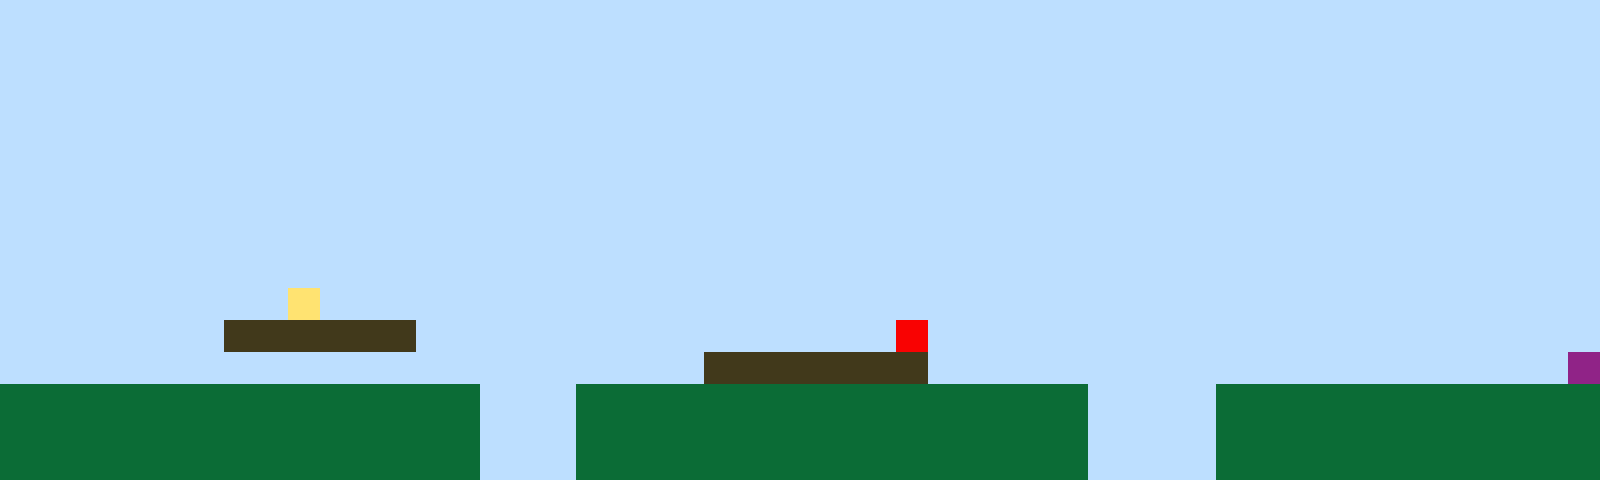

Below is a game level as drawn by its tile map, then a one-line description and the .tmx file that defines it, in full:
An orthogonal 50x15 tile map with 32x32 px tiles, 1 tile layer (Tile Layer 1).

<map version="1.10" tiledversion="1.11.2" orientation="orthogonal" renderorder="right-up" width="50" height="15" tilewidth="32" tileheight="32" infinite="0" nextlayerid="2" nextobjectid="1"><editorsettings><export target="map1.csv" format="csv" /></editorsettings><tileset firstgid="1" name="sprites" tilewidth="32" tileheight="32" tilecount="6" columns="3"><image source="sprites.png" width="96" height="64" /></tileset><layer id="1" name="Tile Layer 1" width="50" height="15"><data encoding="csv">1,1,1,1,1,1,1,1,1,1,1,1,1,1,1,1,1,1,1,1,1,1,1,1,1,1,1,1,1,1,1,1,1,1,1,1,1,1,1,1,1,1,1,1,1,1,1,1,1,1,1,1,1,1,1,1,1,1,1,1,1,1,1,1,1,1,1,1,1,1,1,1,1,1,1,1,1,1,1,1,1,1,1,1,1,1,1,1,1,1,1,1,1,1,1,1,1,1,1,1,1,1,1,1,1,1,1,1,1,1,1,1,1,1,1,1,1,1,1,1,1,1,1,1,1,1,1,1,1,1,1,1,1,1,1,1,1,1,1,1,1,1,1,1,1,1,1,1,1,1,1,1,1,1,1,1,1,1,1,1,1,1,1,1,1,1,1,1,1,1,1,1,1,1,1,1,1,1,1,1,1,1,1,1,1,1,1,1,1,1,1,1,1,1,1,1,1,1,1,1,1,1,1,1,1,1,1,1,1,1,1,1,1,1,1,1,1,1,1,1,1,1,1,1,1,1,1,1,1,1,1,1,1,1,1,1,1,1,1,1,1,1,1,1,1,1,1,1,1,1,1,1,1,1,1,1,1,1,1,1,1,1,1,1,1,1,1,1,1,1,1,1,1,1,1,1,1,1,1,1,1,1,1,1,1,1,1,1,1,1,1,1,1,1,1,1,1,1,1,1,1,1,1,1,1,1,1,1,1,1,1,1,1,1,1,1,1,1,1,1,1,1,1,1,1,1,1,1,1,1,1,1,1,1,1,1,1,1,1,1,1,1,1,1,1,1,1,1,1,1,1,1,1,1,1,1,1,1,1,1,1,1,1,1,1,1,1,1,1,1,1,1,1,1,1,1,1,1,1,1,1,1,1,1,1,1,1,1,1,1,1,1,1,1,1,1,1,1,1,1,1,1,1,1,1,1,1,1,1,1,1,1,1,1,1,1,1,1,1,1,1,1,1,1,1,1,1,1,1,1,1,1,1,1,1,1,1,1,1,1,1,1,1,1,1,1,1,1,1,1,1,1,1,1,1,1,1,1,1,4,1,1,1,1,1,1,1,1,1,1,1,1,1,1,1,1,1,1,1,1,1,1,1,1,1,1,1,1,1,1,1,1,1,1,1,1,1,1,1,1,1,1,1,1,1,1,1,3,3,3,3,3,3,1,1,1,1,1,1,1,1,1,1,1,1,1,1,1,5,1,1,1,1,1,1,1,1,1,1,1,1,1,1,1,1,1,1,1,1,1,1,1,1,1,1,1,1,1,1,1,1,1,1,1,1,1,1,1,1,1,1,1,3,3,3,3,3,3,3,1,1,1,1,1,1,1,1,1,1,1,1,1,1,1,1,1,1,1,1,6,2,2,2,2,2,2,2,2,2,2,2,2,2,2,2,1,1,1,2,2,2,2,2,2,2,2,2,2,2,2,2,2,2,2,1,1,1,1,2,2,2,2,2,2,2,2,2,2,2,2,2,2,2,2,2,2,2,2,2,2,2,2,2,2,2,1,1,1,2,2,2,2,2,2,2,2,2,2,2,2,2,2,2,2,1,1,1,1,2,2,2,2,2,2,2,2,2,2,2,2,2,2,2,2,2,2,2,2,2,2,2,2,2,2,2,1,1,1,2,2,2,2,2,2,2,2,2,2,2,2,2,2,2,2,1,1,1,1,2,2,2,2,2,2,2,2,2,2,2,2</data></layer></map>
